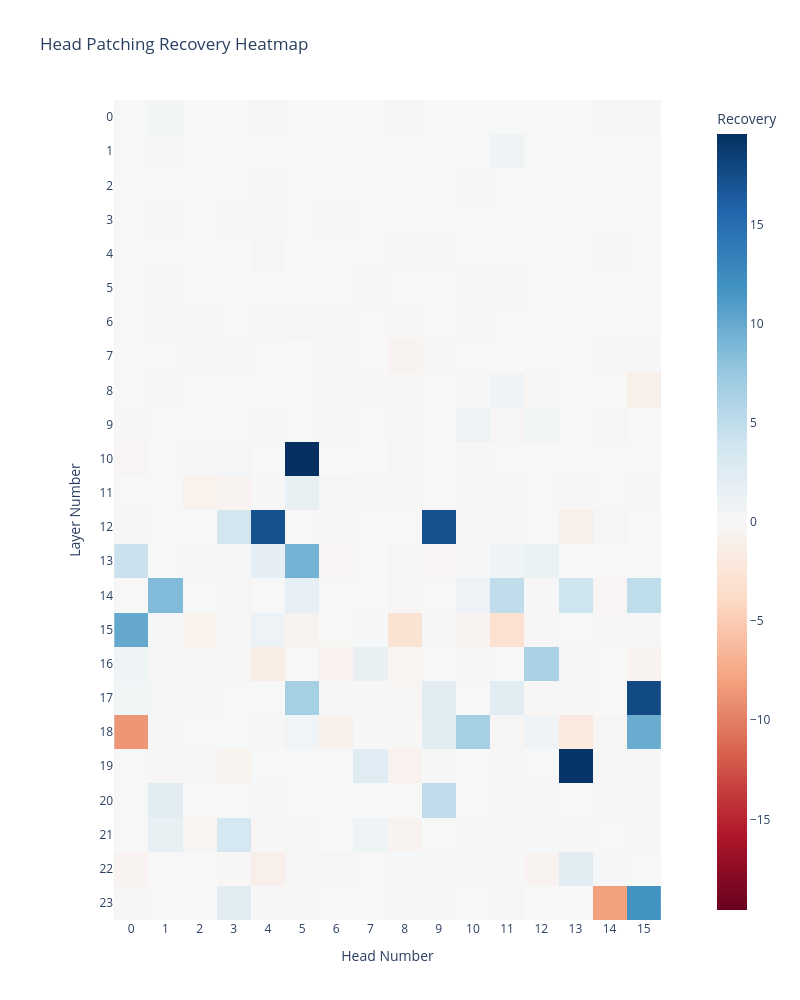

Source (notebook cell):
### Markdown cell above
### So far we can say LAYER 12 Is domniatiing the recovery, And in that Only Attention Layer is domanating , And in this A-L-12 only Head 4 and 9 doing almost all work

### Code cell
patch_all_heads_heatmap(model, clean_cache, corrupted_prompt, stats)

### Figure 1 — Plotly figure (JSON) as saved in the notebook; plotly's stock layout.template omitted (floating-point values rounded to 4 significant figures; data arrays with more than 128 entries replaced by an {"elided": "..."} marker saying what was removed)
{"data": [{"coloraxis": "coloraxis", "hovertemplate": "Layer Number: %{y}<br>Head Number: %{x}<br>Recovery: %{z:.2f}%<extra></extra>", "name": "0", "type": "heatmap", "x": ["0", "1", "2", "3", "4", "5", "6", "7", "8", "9", "10", "11", "12", "13", "14", "15"], "xaxis": "x", "y": ["0", "1", "2", "3", "4", "5", "6", "7", "8", "9", "10", "11", "12", "13", "14", "15", "16", "17", "18", "19", "20", "21", "22", "23"], "yaxis": "y", "z": {"elided": "24x16 float values"}}], "layout": {"coloraxis": {"cmid": 0, "colorbar": {"title": {"text": "Recovery"}}, "colorscale": [[0, "rgb(103,0,31)"], [0.1, "rgb(178,24,43)"], [0.2, "rgb(214,96,77)"], [0.3, "rgb(244,165,130)"], [0.4, "rgb(253,219,199)"], [0.5, "rgb(247,247,247)"], [0.6, "rgb(209,229,240)"], [0.7, "rgb(146,197,222)"], [0.8, "rgb(67,147,195)"], [0.9, "rgb(33,102,172)"], [1, "rgb(5,48,97)"]]}, "height": 1000, "title": {"text": "Head Patching Recovery Heatmap"}, "width": 800, "xaxis": {"anchor": "y", "constrain": "domain", "domain": [0, 1], "scaleanchor": "y", "tickmode": "linear", "title": {"text": "Head Number"}}, "yaxis": {"anchor": "x", "autorange": "reversed", "constrain": "domain", "domain": [0, 1], "tickmode": "linear", "title": {"text": "Layer Number"}}}}
